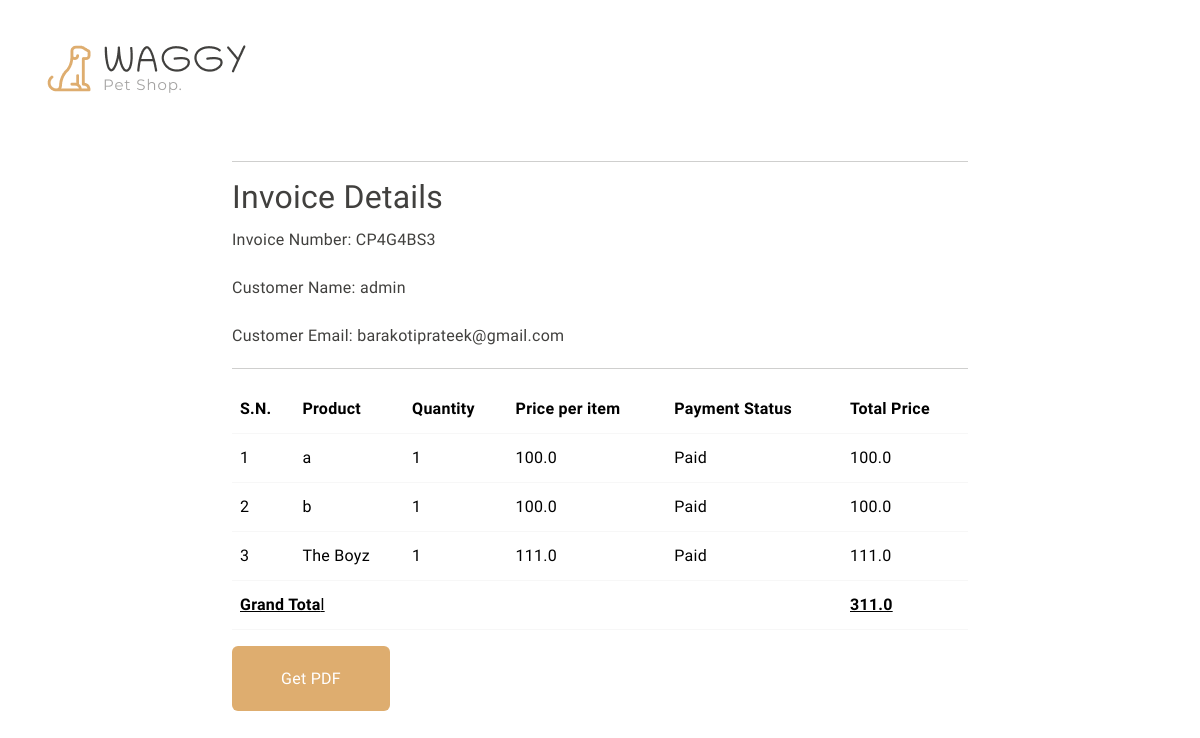
The page /invoice-details/CP4G4BS3 (signed in) on the database its author committed.
### shop/user/models.py (models this page shows)
class User(db.Model, UserMixin):
    id = db.Column(db.Integer, primary_key = True)
    email = db.Column(db.String(120) , unique = True , nullable = False)
    username = db.Column(db.String(50) , nullable=False)
    password = db.Column(db.String(60) , nullable=False)
    image_file = db.Column(db.String(20), nullable=False, default = 'default.png')
    role = db.Column(db.String(20) , nullable=False , default='customer')
    likes = db.relationship('Likes', backref='user', cascade='all, delete-orphan')
    cart_items = db.relationship('Cart', backref=db.backref('user', lazy=True), cascade='all, delete-orphan')
    user_orders = db.relationship('Order', back_populates='user', cascade='all, delete-orphan')
    def delete(self):
        for like in self.likes:
            db.session.delete(like)
        for order in self.user_orders:
            db.session.delete(order)
        for cart_item in self.cart_items:
            db.session.delete(cart_item)
        db.session.delete(self)
        db.session.commit()

### shop/product/models.py (models this page shows, shortened)
class Order(db.Model):
    id = db.Column(db.Integer, primary_key=True)
    quantity = db.Column(db.Integer, nullable=False)
    price = db.Column(db.Float, nullable=False)
    status = db.Column(db.String(100), nullable=False, default="Pending")
    payment_status = db.Column(db.String(100), nullable=False, default="Unpaid")
    invoice = db.Column(db.String(1000), nullable=True)
    invoice_number = db.Column(db.String(8))
    user_link = db.Column(db.Integer, db.ForeignKey('user.id'), nullable=False)
    product_link = db.Column(db.Integer, db.ForeignKey('product.id'), nullable=False)
    user = db.relationship('User', backref='orders')
    product = db.relationship('Product', backref='ordered_in_orders')

class Product(db.Model):
    id = db.Column(db.Integer , primary_key = True)
    name = db.Column(db.String(50) , nullable =False)
    date_created = db.Column(db.Date , default= datetime.now().date)
    image_file = db.Column(db.String(20), nullable=False, default = 'default.jpg')
    price = db.Column(db.Numeric(10,2) , nullable=False)
    tags = db.Column(db.String(200))
    desc = db.Column(db.String(1000))
    category_id = db.Column(db.Integer , db.ForeignKey('category.id'))
    category = db.relationship('Category', backref=db.backref('associated_products', lazy=True))
    user_id = db.Column(db.Integer , db.ForeignKey('user.id') , nullable = False)
    likes = db.relationship('Likes', backref='product', lazy=True , cascade='all, delete-orphan')
    carts = db.relationship('Cart', backref=db.backref('product', lazy=True), cascade= 'all, delete-orphan', single_parent=True)
    orders = db.relationship('Order', backref=db.backref('ordered_product', lazy=True), cascade= 'all, delete-orphan', single_parent=True)
    ratings = db.relationship('Rating', backref='rated_product', lazy=True, cascade='all, delete-orphan')

### shop/product/routes.py (the view)
@app.route('/invoice-details/<invoice_number>')
@login_required
def show_invoice_details(invoice_number):
    orders = Order.query.filter_by(user_link=current_user.id , invoice_number=invoice_number).all()
    unpaid = any(order.payment_status == 'Unpaid' for order in orders)
    user = User.query.get(current_user.id)
    print(invoice_number)
    return render_template('product/invoice_details.html', orders=orders, user=user, invoice_number=invoice_number, unpaid=unpaid)

### shop/user/models.py (called while the page is built)
@login_manager.user_loader
def load_user(user_id):
    return User.query.get(int(user_id))

### shop/templates/product/invoice_details.html (shortened to what this page needs)
{% extends 'base.html' %}
{% block body %}
<div class="container my-3">
    <div class="row py-4 pb-0 pb-sm-4 align-items-center ">
        <div class="col-sm-4 col-lg-3 text-center text-sm-start">
            <div class="main-logo">
                <a href="{{url_for('home')}}">
                    <img src="{{url_for('static', filename='images/logo.png')}}" alt="logo" class="img-fluid">
                </a>
            </div>
        </div>
        <div class="container mt-5">
            <div class="row justify-content-center">
                <div class="col-md-8">
                    <hr>
                    <h2>Invoice Details</h2>
                    <p>Invoice Number: {{ invoice_number }}</p>
                    <p>Customer Name: {{ user.username }}</p>
                    <p>Customer Email: {{ user.email }}</p>
                    <table class="table">
                        <thead>
                            <tr>
                                <th>S.N.</th>
                                <th>Product</th>
                                <th>Quantity</th>
                                <th>Price per item</th>
                                <th>Payment Status</th>
                                <th>Total Price</th>
                            </tr>
                        </thead>
                        <tbody>
                            {% for order in orders %}
                            <tr>
                                <td>{{ loop.index }}</td>
                                <td>{{ order.product.name }}</td>
                                <td>{{ order.quantity }}</td>
                                <td>{{ order.price / order.quantity }}</td>
                                <td>{{ order.payment_status }}</td>
                                <td>{{ order.price }}</td>
                            </tr>
                            {% endfor %}
                            <hr>
                            <tr>
                                <td colspan="5"><u><strong>Grand Tota</strong>l</u></td>
                                <td><u><strong>{{ orders | map(attribute='price') | sum }}</strong></u></td>
                            </tr>
                        </tbody>
                    </table>
                    <a href="{{ url_for('generate_pdf', invoice_number=invoice_number) }}" class="btn btn-primary">Get
                        PDF</a> <br> <br>
                </div>
            </div>
        </div>
    </div>
</div>
{% endblock %}

### shop/static/style.css (style rules this page uses)
:root { --header-height: 160px; --header-height-min: 80px; }
:root { --accent-color: #DEAD6F; --dark-color: #222222; --light-dark-color: #727272; --light-color: #fff; --grey-color: #dbdbdb; --light-grey-color: #fafafa; --primary-color: #6995B1; --light-primary-color: #eef1f3; }
:root { --body-font: 'Chilanka', cursive; --heading-font: 'Chilanka', cursive; --secondary-font: 'Montserrat', sans-serif; }
.btn-primary { padding: 1.2rem 3rem; --bs-btn-color: #fff; --bs-btn-bg: #DEAD6F; --bs-btn-border-color: transparent; --bs-btn-hover-color: #fff; --bs-btn-hover-bg: #e9b775; --bs-btn-hover-border-color: transparent; --bs-btn-focus-shadow-rgb: 49, 132, 253; --bs-btn-active-color: #fff; --bs-btn-active-bg: #DEAD6F; --bs-btn-active-border-color: transparent; --bs-btn-active-shadow: inset 0 3px 5px rgba(0, 0, 0, 0.125); --bs-btn-disabled-color: #fff; --bs-btn-disabled-bg: #d3d7dd; --bs-btn-disabled-border-color: transparent; }
h1, h2, h3, h4, h5, h6 { font-family: var(--heading-font); color: var(--bs-body-color); font-weight: 400; text-transform: capitalize; }
a { text-decoration: none; }

### rows shown on the page
User: username "admin", email "barakotiprateek@gmail.com"
Order: product.name "a", quantity "1", order.price/order.quantity "100.0", payment_status "Paid", price "100.0"
Order: product.name "b", quantity "1", order.price/order.quantity "100.0", payment_status "Paid", price "100.0"
Order: product.name "The Boyz", quantity "1", order.price/order.quantity "111.0", payment_status "Paid", price "111.0"

### other values the page prints
{{ invoice_number }} "CP4G4BS3"
{{ orders | map(attribute='price') | sum }} "311.0"
